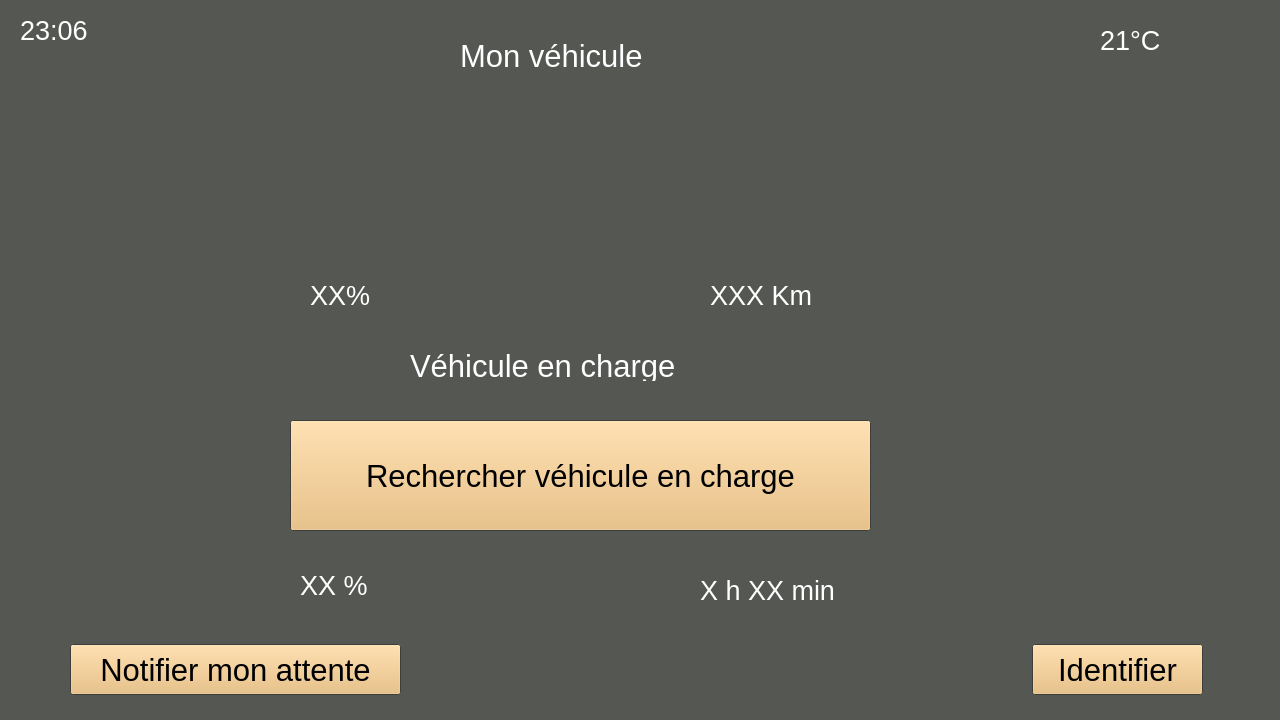
<?xml version="1.0" encoding="UTF-8"?>
<ui version="4.0">
 <class>MainWindow</class>
 <widget class="QMainWindow" name="MainWindow">
  <property name="geometry">
   <rect>
    <x>0</x>
    <y>0</y>
    <width>1280</width>
    <height>720</height>
   </rect>
  </property>
  <property name="palette">
   <palette>
    <active>
     <colorrole role="WindowText">
      <brush brushstyle="SolidPattern">
       <color alpha="255">
        <red>255</red>
        <green>255</green>
        <blue>255</blue>
       </color>
      </brush>
     </colorrole>
     <colorrole role="Button">
      <brush brushstyle="SolidPattern">
       <color alpha="255">
        <red>233</red>
        <green>185</green>
        <blue>110</blue>
       </color>
      </brush>
     </colorrole>
     <colorrole role="Light">
      <brush brushstyle="SolidPattern">
       <color alpha="255">
        <red>255</red>
        <green>255</green>
        <blue>255</blue>
       </color>
      </brush>
     </colorrole>
     <colorrole role="Base">
      <brush brushstyle="SolidPattern">
       <color alpha="255">
        <red>255</red>
        <green>255</green>
        <blue>255</blue>
       </color>
      </brush>
     </colorrole>
     <colorrole role="Window">
      <brush brushstyle="SolidPattern">
       <color alpha="255">
        <red>85</red>
        <green>87</green>
        <blue>83</blue>
       </color>
      </brush>
     </colorrole>
    </active>
    <inactive>
     <colorrole role="WindowText">
      <brush brushstyle="SolidPattern">
       <color alpha="255">
        <red>255</red>
        <green>255</green>
        <blue>255</blue>
       </color>
      </brush>
     </colorrole>
     <colorrole role="Button">
      <brush brushstyle="SolidPattern">
       <color alpha="255">
        <red>233</red>
        <green>185</green>
        <blue>110</blue>
       </color>
      </brush>
     </colorrole>
     <colorrole role="Light">
      <brush brushstyle="SolidPattern">
       <color alpha="255">
        <red>255</red>
        <green>255</green>
        <blue>255</blue>
       </color>
      </brush>
     </colorrole>
     <colorrole role="Base">
      <brush brushstyle="SolidPattern">
       <color alpha="255">
        <red>255</red>
        <green>255</green>
        <blue>255</blue>
       </color>
      </brush>
     </colorrole>
     <colorrole role="Window">
      <brush brushstyle="SolidPattern">
       <color alpha="255">
        <red>85</red>
        <green>87</green>
        <blue>83</blue>
       </color>
      </brush>
     </colorrole>
    </inactive>
    <disabled>
     <colorrole role="WindowText">
      <brush brushstyle="SolidPattern">
       <color alpha="255">
        <red>190</red>
        <green>190</green>
        <blue>190</blue>
       </color>
      </brush>
     </colorrole>
     <colorrole role="Button">
      <brush brushstyle="SolidPattern">
       <color alpha="255">
        <red>233</red>
        <green>185</green>
        <blue>110</blue>
       </color>
      </brush>
     </colorrole>
     <colorrole role="Light">
      <brush brushstyle="SolidPattern">
       <color alpha="255">
        <red>255</red>
        <green>255</green>
        <blue>255</blue>
       </color>
      </brush>
     </colorrole>
     <colorrole role="Base">
      <brush brushstyle="SolidPattern">
       <color alpha="255">
        <red>85</red>
        <green>87</green>
        <blue>83</blue>
       </color>
      </brush>
     </colorrole>
     <colorrole role="Window">
      <brush brushstyle="SolidPattern">
       <color alpha="255">
        <red>85</red>
        <green>87</green>
        <blue>83</blue>
       </color>
      </brush>
     </colorrole>
    </disabled>
   </palette>
  </property>
  <property name="windowTitle">
   <string>MainWindow</string>
  </property>
  <property name="autoFillBackground">
   <bool>false</bool>
  </property>
  <widget class="QWidget" name="centralWidget">
   <widget class="QPushButton" name="search_button">
    <property name="geometry">
     <rect>
      <x>290</x>
      <y>420</y>
      <width>581</width>
      <height>111</height>
     </rect>
    </property>
    <property name="font">
     <font>
      <pointsize>23</pointsize>
     </font>
    </property>
    <property name="text">
     <string>Rechercher véhicule en charge</string>
    </property>
   </widget>
   <widget class="QLabel" name="title_1">
    <property name="geometry">
     <rect>
      <x>460</x>
      <y>30</y>
      <width>221</width>
      <height>51</height>
     </rect>
    </property>
    <property name="font">
     <font>
      <pointsize>23</pointsize>
     </font>
    </property>
    <property name="text">
     <string>Mon véhicule</string>
    </property>
   </widget>
   <widget class="QLabel" name="soc">
    <property name="geometry">
     <rect>
      <x>310</x>
      <y>270</y>
      <width>71</width>
      <height>51</height>
     </rect>
    </property>
    <property name="font">
     <font>
      <pointsize>20</pointsize>
     </font>
    </property>
    <property name="text">
     <string>XX%</string>
    </property>
   </widget>
   <widget class="QLabel" name="timeofday">
    <property name="geometry">
     <rect>
      <x>20</x>
      <y>10</y>
      <width>111</width>
      <height>41</height>
     </rect>
    </property>
    <property name="font">
     <font>
      <pointsize>20</pointsize>
     </font>
    </property>
    <property name="text">
     <string>23:06</string>
    </property>
   </widget>
   <widget class="QLabel" name="temp">
    <property name="geometry">
     <rect>
      <x>1100</x>
      <y>20</y>
      <width>81</width>
      <height>41</height>
     </rect>
    </property>
    <property name="font">
     <font>
      <pointsize>20</pointsize>
     </font>
    </property>
    <property name="text">
     <string>21°C</string>
    </property>
   </widget>
   <widget class="QLabel" name="est_time">
    <property name="geometry">
     <rect>
      <x>710</x>
      <y>270</y>
      <width>551</width>
      <height>51</height>
     </rect>
    </property>
    <property name="font">
     <font>
      <pointsize>20</pointsize>
     </font>
    </property>
    <property name="text">
     <string>XXX Km</string>
    </property>
   </widget>
   <widget class="QLabel" name="vehi_found">
    <property name="geometry">
     <rect>
      <x>410</x>
      <y>350</y>
      <width>491</width>
      <height>31</height>
     </rect>
    </property>
    <property name="font">
     <font>
      <pointsize>23</pointsize>
     </font>
    </property>
    <property name="text">
     <string>Véhicule en charge</string>
    </property>
   </widget>
   <widget class="QLabel" name="soc_other">
    <property name="geometry">
     <rect>
      <x>300</x>
      <y>570</y>
      <width>401</width>
      <height>31</height>
     </rect>
    </property>
    <property name="font">
     <font>
      <pointsize>20</pointsize>
     </font>
    </property>
    <property name="text">
     <string>XX %</string>
    </property>
   </widget>
   <widget class="QLabel" name="est_time_other">
    <property name="geometry">
     <rect>
      <x>700</x>
      <y>570</y>
      <width>581</width>
      <height>41</height>
     </rect>
    </property>
    <property name="font">
     <font>
      <pointsize>20</pointsize>
     </font>
    </property>
    <property name="text">
     <string>X h XX min</string>
    </property>
   </widget>
   <widget class="QPushButton" name="notify">
    <property name="geometry">
     <rect>
      <x>70</x>
      <y>644</y>
      <width>331</width>
      <height>51</height>
     </rect>
    </property>
    <property name="font">
     <font>
      <pointsize>23</pointsize>
     </font>
    </property>
    <property name="text">
     <string>Notifier mon attente</string>
    </property>
   </widget>
   <widget class="QPushButton" name="identify">
    <property name="geometry">
     <rect>
      <x>1032</x>
      <y>644</y>
      <width>171</width>
      <height>51</height>
     </rect>
    </property>
    <property name="font">
     <font>
      <pointsize>23</pointsize>
     </font>
    </property>
    <property name="text">
     <string>Identifier</string>
    </property>
   </widget>
   <widget class="QLabel" name="label">
    <property name="geometry">
     <rect>
      <x>830</x>
      <y>120</y>
      <width>71</width>
      <height>71</height>
     </rect>
    </property>
    <property name="text">
     <string/>
    </property>
    <property name="pixmap">
     <pixmap>plug.png</pixmap>
    </property>
    <property name="scaledContents">
     <bool>true</bool>
    </property>
   </widget>
   <widget class="QLabel" name="logo_1">
    <property name="geometry">
     <rect>
      <x>710</x>
      <y>440</y>
      <width>111</width>
      <height>111</height>
     </rect>
    </property>
    <property name="text">
     <string/>
    </property>
    <property name="pixmap">
     <pixmap>hourglass.png</pixmap>
    </property>
    <property name="scaledContents">
     <bool>true</bool>
    </property>
   </widget>
   <widget class="QLabel" name="logo_2">
    <property name="geometry">
     <rect>
      <x>270</x>
      <y>430</y>
      <width>121</width>
      <height>131</height>
     </rect>
    </property>
    <property name="text">
     <string/>
    </property>
    <property name="pixmap">
     <pixmap>battery-status.png</pixmap>
    </property>
    <property name="scaledContents">
     <bool>true</bool>
    </property>
   </widget>
   <widget class="QLabel" name="arrow">
    <property name="geometry">
     <rect>
      <x>980</x>
      <y>270</y>
      <width>141</width>
      <height>201</height>
     </rect>
    </property>
    <property name="text">
     <string/>
    </property>
    <property name="pixmap">
     <pixmap>right-arrow.png</pixmap>
    </property>
    <property name="scaledContents">
     <bool>true</bool>
    </property>
   </widget>
   <widget class="QLabel" name="label_5">
    <property name="geometry">
     <rect>
      <x>670</x>
      <y>150</y>
      <width>141</width>
      <height>161</height>
     </rect>
    </property>
    <property name="text">
     <string/>
    </property>
    <property name="pixmap">
     <pixmap>car.png</pixmap>
    </property>
    <property name="scaledContents">
     <bool>true</bool>
    </property>
   </widget>
   <widget class="QLabel" name="label_6">
    <property name="geometry">
     <rect>
      <x>820</x>
      <y>200</y>
      <width>51</width>
      <height>61</height>
     </rect>
    </property>
    <property name="text">
     <string/>
    </property>
    <property name="pixmap">
     <pixmap>curve-arrow.png</pixmap>
    </property>
    <property name="scaledContents">
     <bool>true</bool>
    </property>
   </widget>
   <widget class="QLabel" name="label_7">
    <property name="geometry">
     <rect>
      <x>270</x>
      <y>130</y>
      <width>131</width>
      <height>131</height>
     </rect>
    </property>
    <property name="text">
     <string/>
    </property>
    <property name="pixmap">
     <pixmap>battery-status.png</pixmap>
    </property>
    <property name="scaledContents">
     <bool>true</bool>
    </property>
   </widget>
   <widget class="QLabel" name="label_8">
    <property name="geometry">
     <rect>
      <x>210</x>
      <y>100</y>
      <width>251</width>
      <height>231</height>
     </rect>
    </property>
    <property name="text">
     <string/>
    </property>
    <property name="pixmap">
     <pixmap>square.png</pixmap>
    </property>
    <property name="scaledContents">
     <bool>true</bool>
    </property>
   </widget>
   <widget class="QLabel" name="label_9">
    <property name="geometry">
     <rect>
      <x>650</x>
      <y>100</y>
      <width>251</width>
      <height>231</height>
     </rect>
    </property>
    <property name="text">
     <string/>
    </property>
    <property name="pixmap">
     <pixmap>square.png</pixmap>
    </property>
    <property name="scaledContents">
     <bool>true</bool>
    </property>
   </widget>
   <widget class="QLabel" name="square_1">
    <property name="geometry">
     <rect>
      <x>210</x>
      <y>390</y>
      <width>251</width>
      <height>231</height>
     </rect>
    </property>
    <property name="text">
     <string/>
    </property>
    <property name="pixmap">
     <pixmap>square.png</pixmap>
    </property>
    <property name="scaledContents">
     <bool>true</bool>
    </property>
   </widget>
   <widget class="QLabel" name="square_2">
    <property name="geometry">
     <rect>
      <x>640</x>
      <y>400</y>
      <width>251</width>
      <height>231</height>
     </rect>
    </property>
    <property name="text">
     <string/>
    </property>
    <property name="pixmap">
     <pixmap>square.png</pixmap>
    </property>
    <property name="scaledContents">
     <bool>true</bool>
    </property>
   </widget>
   <widget class="QLabel" name="label_12">
    <property name="geometry">
     <rect>
      <x>440</x>
      <y>20</y>
      <width>251</width>
      <height>61</height>
     </rect>
    </property>
    <property name="text">
     <string/>
    </property>
    <property name="pixmap">
     <pixmap>squareblack.png</pixmap>
    </property>
    <property name="scaledContents">
     <bool>true</bool>
    </property>
   </widget>
   <zorder>label_12</zorder>
   <zorder>square_2</zorder>
   <zorder>square_1</zorder>
   <zorder>label_9</zorder>
   <zorder>label_8</zorder>
   <zorder>search_button</zorder>
   <zorder>title_1</zorder>
   <zorder>soc</zorder>
   <zorder>timeofday</zorder>
   <zorder>temp</zorder>
   <zorder>est_time</zorder>
   <zorder>vehi_found</zorder>
   <zorder>soc_other</zorder>
   <zorder>est_time_other</zorder>
   <zorder>notify</zorder>
   <zorder>identify</zorder>
   <zorder>label</zorder>
   <zorder>logo_1</zorder>
   <zorder>logo_2</zorder>
   <zorder>arrow</zorder>
   <zorder>label_5</zorder>
   <zorder>label_6</zorder>
   <zorder>label_7</zorder>
  </widget>
 </widget>
 <layoutdefault spacing="6" margin="11"/>
 <resources/>
 <connections/>
</ui>
